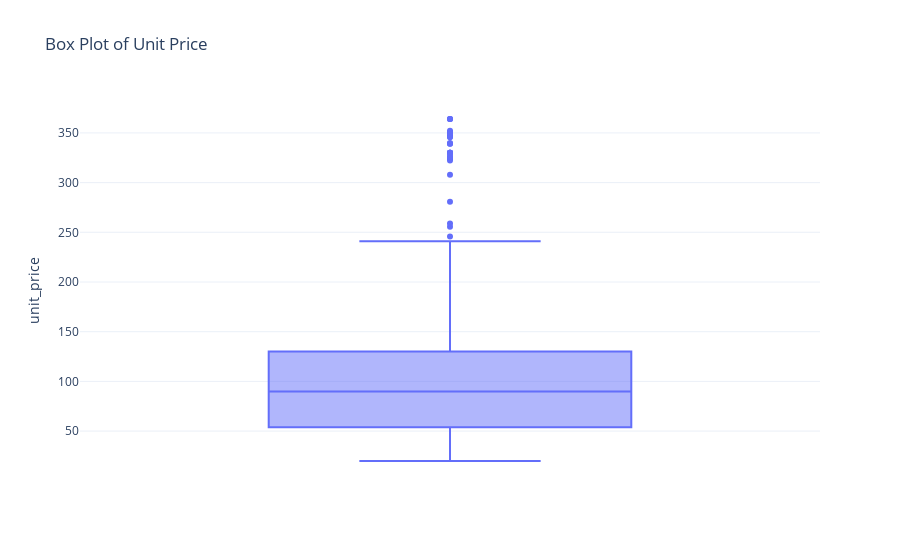

The notebook cell this image was saved under:
### Code cell
# see the distribution of the unit prices using a box plot:
fig = px.box(data, 
             y='unit_price', 
             title='Box Plot of Unit Price')
fig.show()

### Figure 1 — Plotly figure (JSON) as saved in the notebook; plotly's stock layout.template omitted (floating-point values rounded to 4 significant figures; data arrays with more than 128 entries replaced by an {"elided": "..."} marker saying what was removed)
{"data": [{"alignmentgroup": "True", "hovertemplate": "unit_price=%{y}<extra></extra>", "legendgroup": "", "marker": {"color": "#636efa"}, "name": "", "notched": false, "offsetgroup": "", "orientation": "v", "showlegend": false, "type": "box", "x0": " ", "xaxis": "x", "y": {"elided": "676 float values"}, "y0": " ", "yaxis": "y"}], "layout": {"boxmode": "group", "legend": {"tracegroupgap": 0}, "title": {"text": "Box Plot of Unit Price"}, "xaxis": {"anchor": "y", "domain": [0, 1]}, "yaxis": {"anchor": "x", "domain": [0, 1], "title": {"text": "unit_price"}}}}
